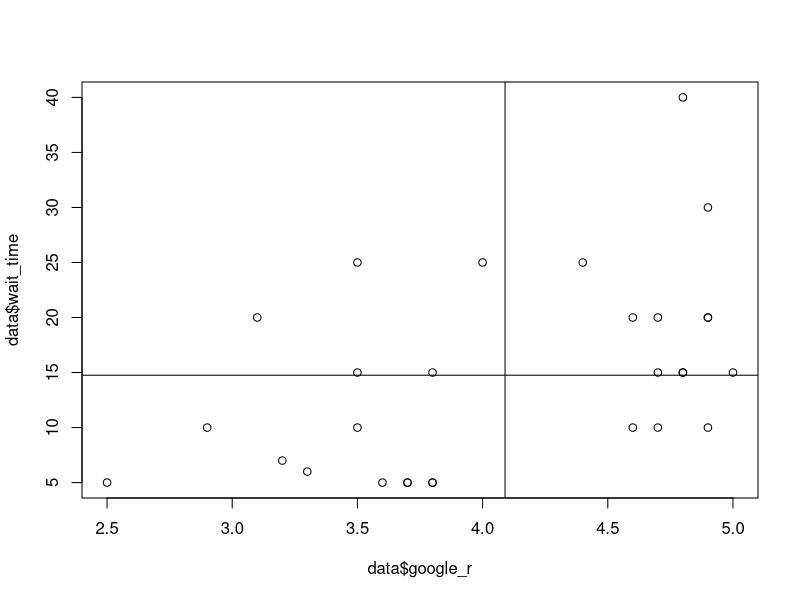

Source code (R):
# johnsj41-final_project.R
# STA 145 Final Project: Upload your data into R

# Step 6: load the tidyverse
library(readr)

# Step 7: load data.csv from the working directory
data <- read_delim("data.csv")

# Step 8: run the three checks
dim(data)
names(data)
summary(data)

# descriptive statistics
mean(data$wait_time)
sd(data$wait_time)
min(data$wait_time)
max(data$wait_time)

mean(data$google_r)
sd(data$google_r)
min(data$google_r)
max(data$google_r)


# linear regression test
lm <- lm(google_r ~ wait_time, data = data)
summary(lm)


#scatter plot
plot <- plot(data$google_r, data$wait_time)
print(plot)

# add x line and y line for means
meany <- mean(data$google_r)
meanx <- mean(data$wait_time)


abline(v = meany, col = "black")
abline(h = meanx, col = "black")
